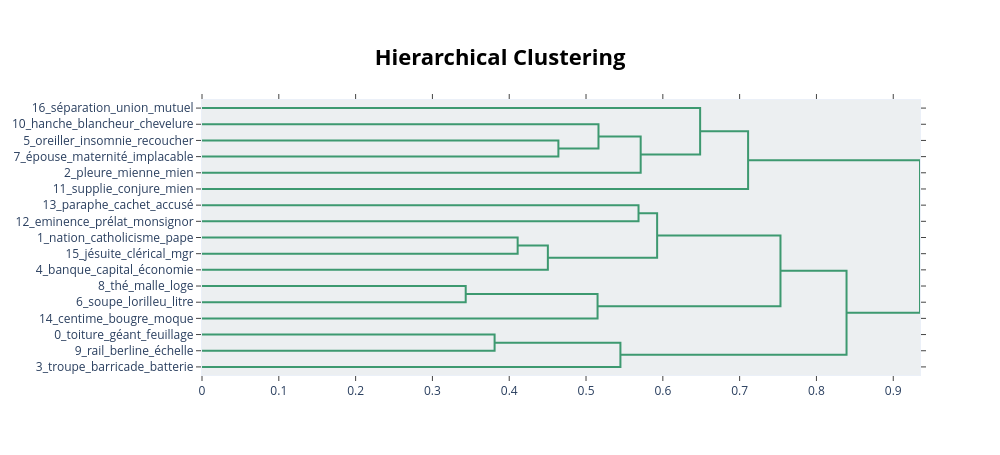

Write notebook code for a chart like this one.
### Markdown cell above
## 8. Visualisations thématiques et temporelles

### Code cell
fig = best_topic_model.visualize_hierarchy()
fig.show()

### Figure 1 — Plotly figure (JSON) as saved in the notebook; plotly's stock layout.template omitted (floating-point values rounded to 4 significant figures)
{"data": [{"hoverinfo": "text", "marker": {"color": "rgb(61,153,112)"}, "mode": "lines", "type": "scatter", "x": [0.0, 0.464, 0.464, 0.0], "xaxis": "x", "y": [-25.0, -25.0, -35.0, -35.0], "yaxis": "y"}, {"hoverinfo": "text", "marker": {"color": "rgb(61,153,112)"}, "mode": "lines", "type": "scatter", "x": [0.0, 0.5162, 0.5162, 0.464], "xaxis": "x", "y": [-15.0, -15.0, -30.0, -30.0], "yaxis": "y"}, {"hoverinfo": "text", "marker": {"color": "rgb(61,153,112)"}, "mode": "lines", "type": "scatter", "x": [0.5162, 0.5712, 0.5712, 0.0], "xaxis": "x", "y": [-22.5, -22.5, -45.0, -45.0], "yaxis": "y"}, {"hoverinfo": "text", "marker": {"color": "rgb(61,153,112)"}, "mode": "lines", "type": "scatter", "x": [0.0, 0.6486, 0.6486, 0.5712], "xaxis": "x", "y": [-5.0, -5.0, -33.75, -33.75], "yaxis": "y"}, {"hoverinfo": "text", "marker": {"color": "rgb(61,153,112)"}, "mode": "lines", "type": "scatter", "x": [0.6486, 0.711, 0.711, 0.0], "xaxis": "x", "y": [-19.38, -19.38, -55.0, -55.0], "yaxis": "y"}, {"hoverinfo": "text", "marker": {"color": "rgb(61,153,112)"}, "mode": "lines", "type": "scatter", "x": [0.0, 0.5683, 0.5683, 0.0], "xaxis": "x", "y": [-65.0, -65.0, -75.0, -75.0], "yaxis": "y"}, {"hoverinfo": "text", "marker": {"color": "rgb(61,153,112)"}, "mode": "lines", "type": "scatter", "x": [0.0, 0.411, 0.411, 0.0], "xaxis": "x", "y": [-85.0, -85.0, -95.0, -95.0], "yaxis": "y"}, {"hoverinfo": "text", "marker": {"color": "rgb(61,153,112)"}, "mode": "lines", "type": "scatter", "x": [0.411, 0.4503, 0.4503, 0.0], "xaxis": "x", "y": [-90.0, -90.0, -105.0, -105.0], "yaxis": "y"}, {"hoverinfo": "text", "marker": {"color": "rgb(61,153,112)"}, "mode": "lines", "type": "scatter", "x": [0.5683, 0.5926, 0.5926, 0.4503], "xaxis": "x", "y": [-70.0, -70.0, -97.5, -97.5], "yaxis": "y"}, {"hoverinfo": "text", "marker": {"color": "rgb(61,153,112)"}, "mode": "lines", "type": "scatter", "x": [0.0, 0.3433, 0.3433, 0.0], "xaxis": "x", "y": [-115.0, -115.0, -125.0, -125.0], "yaxis": "y"}, {"hoverinfo": "text", "marker": {"color": "rgb(61,153,112)"}, "mode": "lines", "type": "scatter", "x": [0.3433, 0.515, 0.515, 0.0], "xaxis": "x", "y": [-120.0, -120.0, -135.0, -135.0], "yaxis": "y"}, {"hoverinfo": "text", "marker": {"color": "rgb(61,153,112)"}, "mode": "lines", "type": "scatter", "x": [0.5926, 0.7532, 0.7532, 0.515], "xaxis": "x", "y": [-83.75, -83.75, -127.5, -127.5], "yaxis": "y"}, {"hoverinfo": "text", "marker": {"color": "rgb(61,153,112)"}, "mode": "lines", "type": "scatter", "x": [0.0, 0.381, 0.381, 0.0], "xaxis": "x", "y": [-145.0, -145.0, -155.0, -155.0], "yaxis": "y"}, {"hoverinfo": "text", "marker": {"color": "rgb(61,153,112)"}, "mode": "lines", "type": "scatter", "x": [0.381, 0.5448, 0.5448, 0.0], "xaxis": "x", "y": [-150.0, -150.0, -165.0, -165.0], "yaxis": "y"}, {"hoverinfo": "text", "marker": {"color": "rgb(61,153,112)"}, "mode": "lines", "type": "scatter", "x": [0.7532, 0.8392, 0.8392, 0.5448], "xaxis": "x", "y": [-105.6, -105.6, -157.5, -157.5], "yaxis": "y"}, {"hoverinfo": "text", "marker": {"color": "rgb(61,153,112)"}, "mode": "lines", "type": "scatter", "x": [0.711, 0.9348, 0.9348, 0.8392], "xaxis": "x", "y": [-37.19, -37.19, -131.6, -131.6], "yaxis": "y"}], "layout": {"autosize": false, "height": 455, "hoverlabel": {"bgcolor": "white", "font": {"family": "Rockwell", "size": 16}}, "hovermode": "closest", "plot_bgcolor": "#ECEFF1", "showlegend": false, "title": {"font": {"color": "Black", "size": 22}, "text": "<b>Hierarchical Clustering</b>", "x": 0.5, "xanchor": "center", "yanchor": "top"}, "width": 1000, "xaxis": {"mirror": "allticks", "rangemode": "tozero", "showgrid": false, "showline": true, "showticklabels": true, "ticks": "outside", "type": "linear", "zeroline": false}, "yaxis": {"mirror": "allticks", "range": [-170, 0], "rangemode": "tozero", "showgrid": false, "showline": true, "showticklabels": true, "tickmode": "array", "ticks": "outside", "ticktext": ["16_séparation_union_mutuel", "10_hanche_blancheur_chevelure", "5_oreiller_insomnie_recoucher", "7_épouse_maternité_implacable", "2_pleure_mienne_mien", "11_supplie_conjure_mien", "13_paraphe_cachet_accusé", "12_eminence_prélat_monsignor", "1_nation_catholicisme_pape", "15_jésuite_clérical_mgr", "4_banque_capital_économie", "8_thé_malle_loge", "6_soupe_lorilleu_litre", "14_centime_bougre_moque", "0_toiture_géant_feuillage", "9_rail_berline_échelle", "3_troupe_barricade_batterie"], "tickvals": [-5, -15, -25, -35, -45, -55, -65, -75, -85, -95, -105, -115, -125, -135, -145, -155, -165], "type": "linear", "zeroline": false}}}
